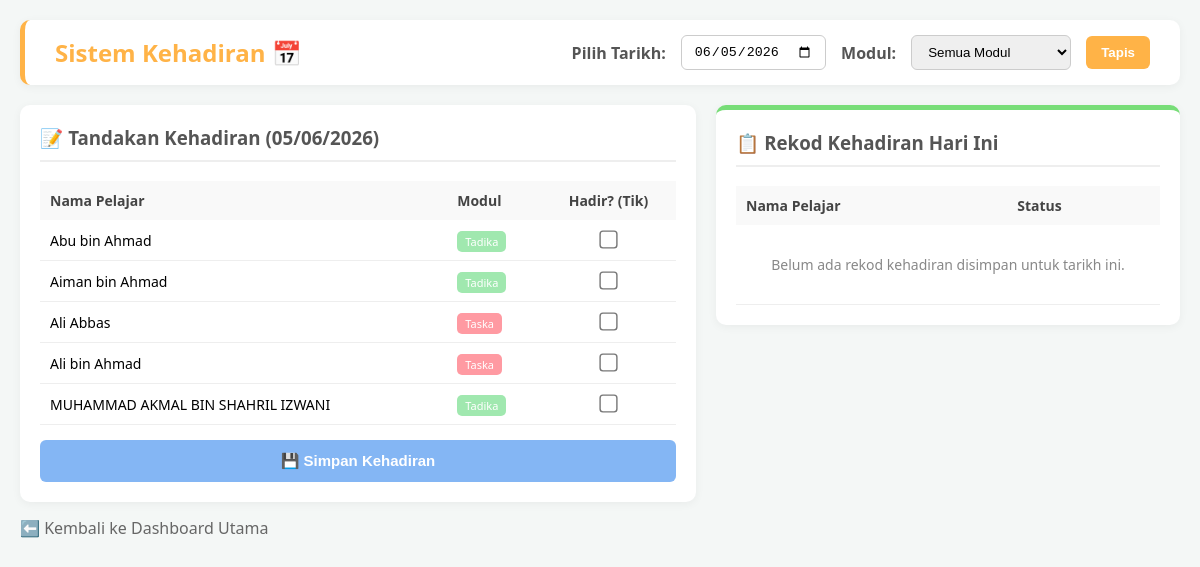
The page /ambil_kehadiran.php (signed in) on the database as committed earlier.
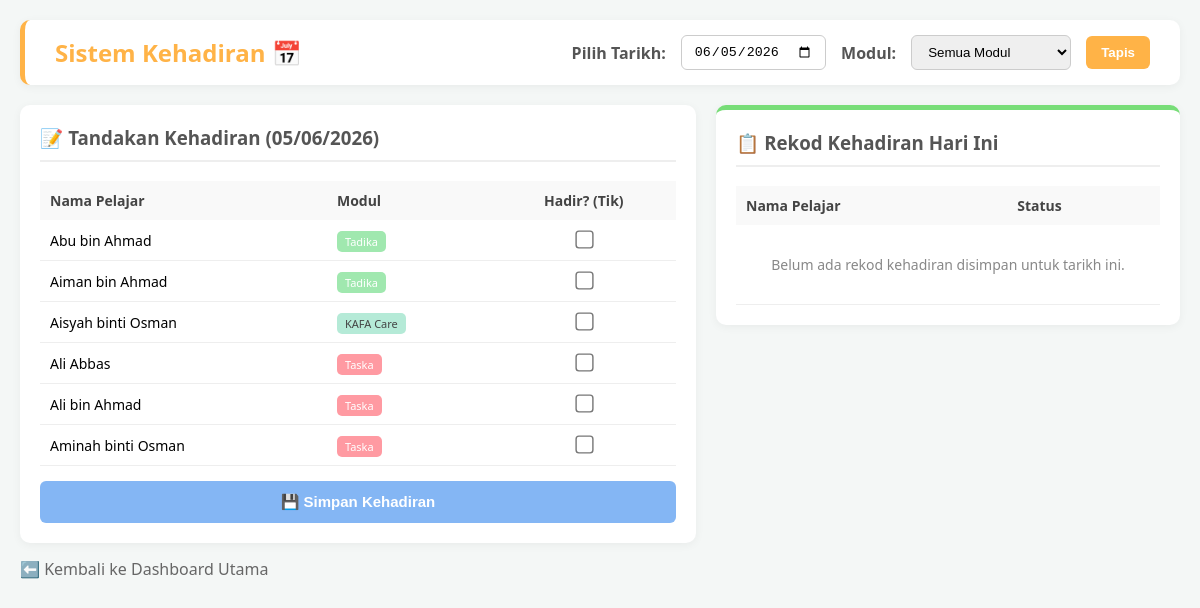
The same page on the database as committed later.
### tables this page shows
CREATE TABLE `students` (
  `id` INT(11) NOT NULL AUTO_INCREMENT,
  `parent_id` INT(11) NOT NULL,
  `full_name` VARCHAR(100) NOT NULL,
  `mykid_number` VARCHAR(20) NOT NULL,
  `module` ENUM('Taska','Tadika','KAFA Care') NOT NULL,
  `health_record` TEXT DEFAULT NULL,
  `allergies` TEXT DEFAULT NULL,
  `status` ENUM('Active','Graduated','Withdrawn') DEFAULT 'Active',
  `created_at` TIMESTAMP NOT NULL DEFAULT CURRENT_TIMESTAMP,
  PRIMARY KEY (`id`),
  KEY `parent_id` (`parent_id`),
  CONSTRAINT `students_ibfk_1` FOREIGN KEY (`parent_id`) REFERENCES `parents` (`id`) ON DELETE CASCADE
);

### ambil_kehadiran.php (the view, shortened to what this page needs)
<?php
require 'db.php';
$filter_date = isset($_GET['date']) ? $_GET['date'] : date('Y-m-d');
$filter_module = isset($_GET['module']) ? $_GET['module'] : '';
$sql_kiri = "SELECT * FROM students WHERE status = 'Active'";
$sql_kiri .= " ORDER BY full_name ASC";
$result_kiri = $conn->query($sql_kiri);
$sql_kanan = "SELECT a.status, s.full_name, s.module
              FROM attendance a
              JOIN students s ON a.student_id = s.id
              WHERE a.date = '$filter_date'";
$sql_kanan .= " ORDER BY s.full_name ASC";
$result_kanan = $conn->query($sql_kanan);
?>
<!DOCTYPE html>
<html lang="ms">
<head>
</head>
<body>
    <div class="header-bar">
        <h2 style="margin:0; color:#ffb347;">Sistem Kehadiran 📅</h2>
        <form method="GET" action="ambil_kehadiran.php">
            <label style="font-weight:bold; color:#555;">Pilih Tarikh:</label>
            <input type="date" name="date" value="<?php echo $filter_date; ?>">
            <label style="font-weight:bold; color:#555;">Modul:</label>
            <select name="module">
                <option value="">Semua Modul</option>
            </select>
            <button type="submit" class="btn-search">Tapis</button>
        </form>
    </div>
    <div class="main-container">
        <div class="panel left-panel">
            <h3>📝 Tandakan Kehadiran (<?php echo date('d/m/Y', strtotime($filter_date)); ?>)</h3>
            <form method="POST" action="ambil_kehadiran.php?date=<?php echo $filter_date; ?>&module=<?php echo $filter_module; ?>">
                <table>
                    <thead>
                        <tr>
                            <th>Nama Pelajar</th>
                            <th>Modul</th>
                            <th style="text-align:center;">Hadir? (Tik)</th>
                        </tr>
                    </thead>
                    <tbody>
                        <?php if ($result_kiri->num_rows > 0): ?>
                            <?php while($row = $result_kiri->fetch_assoc()):
                                $tagClass = 'tag-' . strtolower(str_replace(' ', '', $row['module']));
                            ?>
                                <tr>
                                    <td style="font-weight:500;"><?php echo htmlspecialchars($row['full_name']); ?></td>
                                    <td><span class="tag <?php echo $tagClass; ?>"><?php echo $row['module']; ?></span></td>
                                    <td style="text-align:center;">
                                        <input type="checkbox" name="hadir[]" value="<?php echo $row['id']; ?>" style="transform: scale(1.4); cursor:pointer;">
                                    </td>
                                </tr>
                            <?php endwhile; ?>
                        <?php else: ?>
                            <tr><td colspan="3" style="text-align:center; color:#888;">Tiada rekod pelajar.</td></tr>
                        <?php endif; ?>
                    </tbody>
                </table>
                <button type="submit" name="simpan_kehadiran" class="btn-submit">💾 Simpan Kehadiran</button>
            </form>
        </div>
        <div class="panel right-panel">
            <h3>📋 Rekod Kehadiran Hari Ini</h3>
            <table>
                <thead>
                    <tr>
                        <th>Nama Pelajar</th>
                        <th>Status</th>
                    </tr>
                </thead>
                <tbody>
                    <?php if ($result_kanan->num_rows > 0): ?>
                        <?php while($row = $result_kanan->fetch_assoc()):
                            $statusText = ($row['status'] == 'Present') ? 'HADIR' : 'ABSENT';
                            $statusClass = ($row['status'] == 'Present') ? 'status-P' : 'status-A';
                        ?>
                            <tr>
                                <td><?php echo htmlspecialchars($row['full_name']); ?></td>
                                <td class="<?php echo $statusClass; ?>"><?php echo $statusText; ?></td>
                            </tr>
                        <?php endwhile; ?>
                    <?php else: ?>
                        <tr><td colspan="2" style="text-align:center; color:#888; padding:30px 0;">Belum ada rekod kehadiran disimpan untuk tarikh ini.</td></tr>
                    <?php endif; ?>
                </tbody>
            </table>
        </div>
    </div>
    <a href="home.php" class="btn-back">⬅️ Kembali ke Dashboard Utama</a>
</body>
</html>

Rows that differ between the two databases and show on the page:
removed students: full_name "MUHAMMAD AKMAL BIN SHAHRIL IZWANI", module "Tadika"
now on this page (row edited): students: full_name "Aisyah binti Osman", module "KAFA Care"
now on this page (row edited): students: full_name "Aminah binti Osman", module "Taska"
